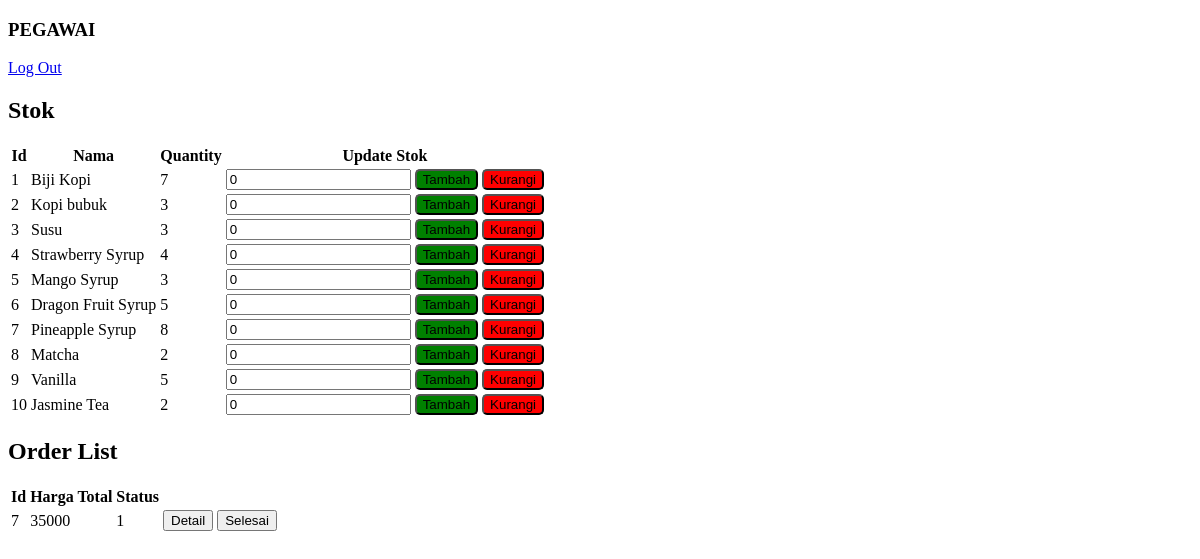
/pegawai.php, run on an earlier commit of the app's database.
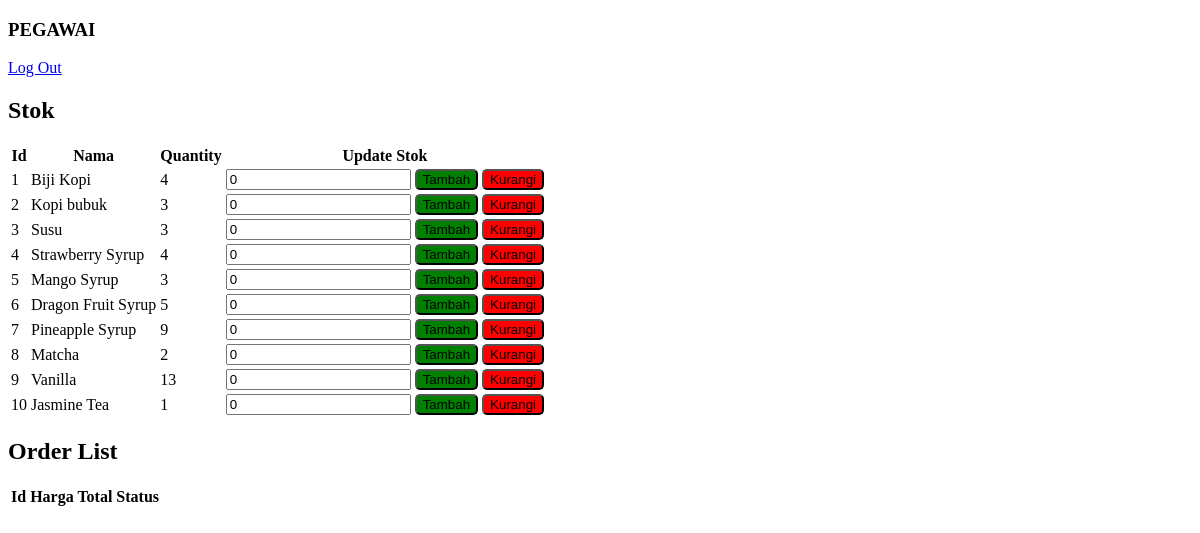
And on a later commit of the database.
### tables this page shows
CREATE TABLE `stok` (
  `id_stok` INT(11) NOT NULL AUTO_INCREMENT,
  `nama_stok` VARCHAR(255) NOT NULL,
  `quantity` INT(11) NOT NULL,
  PRIMARY KEY (`id_stok`)
);

CREATE TABLE `h_jual` (
  `nota_pesanan` INT(11) NOT NULL AUTO_INCREMENT,
  `harga_total` INT(11) DEFAULT NULL,
  `STATUS` INT(11) DEFAULT NULL,
  PRIMARY KEY (`nota_pesanan`)
);

### pegawai.php (the view, shortened to what this page needs)
<!DOCTYPE html>
<html lang="en">
<head>
</head>
<body>
    <h3>PEGAWAI</h3>
    <a class="btn_signIn" href="login.php">Log Out</a>
    <?php
    require 'controller.php';
    try {
        $sql = "SELECT * FROM stok";
        $stmt = $dbh->prepare($sql);
        $stmt->execute();
        $products = $stmt->fetchAll();
    } catch (PDOException $e) {
        echo "Error: " . $e->getMessage();
    }
?>
        <h2>Stok</h2>
        <table class="table table-striped">
            <thead>
                <tr>
                    <th>Id</th>
                    <th>Nama</th>
                    <th>Quantity</th>
                    <th>Update Stok</th>
                </tr>
            </thead>
            <tbody>
                <?php foreach ($products as $product): ?>
                <tr>
                    <td><?php echo ($product['id_stok']); ?></td>
                    <td><?php echo ($product['nama_stok']); ?></td>
                    <td><?php echo ($product['quantity']); ?></td>
                    <td>
                        <form action="PegawaiController.php" method="post">
                            <input type="number" name="quantity" value="0" min="0">
                            <button type="submit" name="action" value="increase" style="background-color: green; color: black; border-radius: 5px;height:30px,">Tambah</button>
                            <button type="submit" name="action" value="decrease" style="background-color: red; color: black; border-radius: 5px;height:30px,">Kurangi</button>
                        </form>
                    </td>
                </tr>
                <?php endforeach; ?>
              </tbody>
          </table>
          <h2>Order List</h2>
        <table class="table table-striped">
            <thead>
                <tr>
                    <th>Id</th>
                    <th>Harga Total</th>
                    <th>Status</th>
                </tr>
            </thead>
            <tbody>
                <?php
              require 'controller.php';
              try {
                  $sql = "SELECT * FROM H_jual where STATUS = 1";
                  $stmt = $dbh->prepare($sql);
                  $stmt->execute();
                  $orders = $stmt->fetchAll();
              } catch (PDOException $e) {
                  echo "Error: " . $e->getMessage();
              }
              ?>
                  <?php foreach ($orders as $order): ?>
                    <tr>
                      <td><?php echo ($order['nota_pesanan']); ?></td>
                      <td><?php echo ($order['harga_total']); ?></td>
                      <td><?php echo ($order['STATUS']); ?></td>
                      <td>
                          <form action="detailpesanan.php" method="get" style="display: inline;">
                              <button type="submit" class="btn btn-primary" name="action" value="view_detail">Detail</button>
                          </form>
                          <form action="controller.php" method="post" style="display: inline;">
                              <button type="submit" class="btn btn-success" name="action" value="complete_order">Selesai</button>
                          </form>
                      </td>
                  </tr>
                  <?php endforeach; ?>
            </tbody>
        </table>
</body>
</html>

What changed in the data, as far as the page shows it:
removed h_jual: nota_pesanan "7", harga_total "35000", STATUS "1"
changed stok "Biji Kopi": quantity "7" → "4"
changed stok "Pineapple Syrup": quantity "8" → "9"
changed stok "Vanilla": quantity "5" → "13"
changed stok "Jasmine Tea": quantity "2" → "1"
